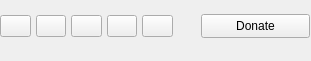
   <widget class="QWidget" name="horizontalLayoutWidget">
    <property name="geometry">
     <rect>
      <x>300</x>
      <y>0</y>
      <width>311</width>
      <height>61</height>
     </rect>
    </property>
    <layout class="QHBoxLayout" name="TopHBoxLayout">
     <property name="spacing">
      <number>5</number>
     </property>
     <property name="sizeConstraint">
      <enum>QLayout::SetDefaultConstraint</enum>
     </property>
     <property name="leftMargin">
      <number>0</number>
     </property>
     <property name="topMargin">
      <number>2</number>
     </property>
     <property name="rightMargin">
      <number>1</number>
     </property>
     <item>
      <widget class="QPushButton" name="pushButton_Website">
       <property name="minimumSize">
        <size>
         <width>29</width>
         <height>0</height>
        </size>
       </property>
       <property name="toolTip">
        <string>Visit wpn-xm.org.</string>
       </property>
       <property name="layoutDirection">
        <enum>Qt::LeftToRight</enum>
       </property>
       <property name="autoFillBackground">
        <bool>false</bool>
       </property>
       <property name="styleSheet">
        <string notr="true"/>
       </property>
       <property name="text">
        <string notr="true"/>
       </property>
       <property name="icon">
        <iconset resource="resources/resources.qrc">
         <normaloff>:/home.png</normaloff>:/home.png</iconset>
       </property>
       <property name="iconSize">
        <size>
         <width>16</width>
         <height>16</height>
        </size>
       </property>
       <property name="autoDefault">
        <bool>false</bool>
       </property>
       <property name="flat">
        <bool>false</bool>
       </property>
      </widget>
     </item>
     <item>
      <widget class="QPushButton" name="pushButton_Forum">
       <property name="minimumSize">
        <size>
         <width>29</width>
         <height>0</height>
        </size>
       </property>
       <property name="toolTip">
        <string>Go to WPN-XM Community Forums.</string>
       </property>
       <property name="layoutDirection">
        <enum>Qt::LeftToRight</enum>
       </property>
       <property name="autoFillBackground">
        <bool>false</bool>
       </property>
       <property name="styleSheet">
        <string notr="true"/>
       </property>
       <property name="text">
        <string notr="true"/>
       </property>
       <property name="icon">
        <iconset resource="resources/resources.qrc">
         <normaloff>:/comment.png</normaloff>:/comment.png</iconset>
       </property>
       <property name="iconSize">
        <size>
         <width>16</width>
         <height>16</height>
        </size>
       </property>
       <property name="autoDefault">
        <bool>false</bool>
       </property>
       <property name="default">
        <bool>false</bool>
       </property>
       <property name="flat">
        <bool>false</bool>
       </property>
      </widget>
     </item>
     <item>
      <widget class="QPushButton" name="pushButton_ReportBug">
       <property name="minimumSize">
        <size>
         <width>29</width>
         <height>0</height>
        </size>
       </property>
       <property name="toolTip">
        <string>Report Issue or Request Feature!</string>
       </property>
       <property name="layoutDirection">
        <enum>Qt::LeftToRight</enum>
       </property>
       <property name="autoFillBackground">
        <bool>false</bool>
       </property>
       <property name="styleSheet">
        <string notr="true"/>
       </property>
       <property name="text">
        <string notr="true"/>
       </property>
       <property name="icon">
        <iconset resource="resources/resources.qrc">
         <normaloff>:/report_bug</normaloff>:/report_bug</iconset>
       </property>
       <property name="iconSize">
        <size>
         <width>16</width>
         <height>16</height>
        </size>
       </property>
       <property name="autoDefault">
        <bool>false</bool>
       </property>
       <property name="flat">
        <bool>false</bool>
       </property>
      </widget>
     </item>
     <item>
      <widget class="QPushButton" name="pushButton_Help">
       <property name="minimumSize">
        <size>
         <width>29</width>
         <height>0</height>
        </size>
       </property>
       <property name="toolTip">
        <string>Open the WPN-XM help pages.</string>
       </property>
       <property name="layoutDirection">
        <enum>Qt::LeftToRight</enum>
       </property>
       <property name="autoFillBackground">
        <bool>false</bool>
       </property>
       <property name="styleSheet">
        <string notr="true"/>
       </property>
       <property name="text">
        <string notr="true"/>
       </property>
       <property name="icon">
        <iconset resource="resources/resources.qrc">
         <normaloff>:/question</normaloff>:/question</iconset>
       </property>
       <property name="iconSize">
        <size>
         <width>16</width>
         <height>16</height>
        </size>
       </property>
       <property name="autoDefault">
        <bool>false</bool>
       </property>
       <property name="flat">
        <bool>false</bool>
       </property>
      </widget>
     </item>
     <item>
      <widget class="QPushButton" name="pushButton_About">
       <property name="minimumSize">
        <size>
         <width>29</width>
         <height>0</height>
        </size>
       </property>
       <property name="toolTip">
        <string>About WPN-XM SCP.</string>
       </property>
       <property name="layoutDirection">
        <enum>Qt::LeftToRight</enum>
       </property>
       <property name="autoFillBackground">
        <bool>false</bool>
       </property>
       <property name="styleSheet">
        <string notr="true"/>
       </property>
       <property name="text">
        <string notr="true"/>
       </property>
       <property name="icon">
        <iconset resource="resources/resources.qrc">
         <normaloff>:/cup.png</normaloff>:/cup.png</iconset>
       </property>
       <property name="iconSize">
        <size>
         <width>16</width>
         <height>16</height>
        </size>
       </property>
       <property name="autoDefault">
        <bool>false</bool>
       </property>
       <property name="flat">
        <bool>false</bool>
       </property>
      </widget>
     </item>
     <item>
      <spacer name="horizontalSpacer">
       <property name="orientation">
        <enum>Qt::Horizontal</enum>
       </property>
       <property name="sizeType">
        <enum>QSizePolicy::Fixed</enum>
       </property>
       <property name="sizeHint" stdset="0">
        <size>
         <width>23</width>
         <height>20</height>
        </size>
       </property>
      </spacer>
     </item>
     <item>
      <widget class="QPushButton" name="pushButton_Donate">
       <property name="enabled">
        <bool>true</bool>
       </property>
       <property name="sizePolicy">
        <sizepolicy hsizetype="Preferred" vsizetype="Preferred">
         <horstretch>0</horstretch>
         <verstretch>0</verstretch>
        </sizepolicy>
       </property>
       <property name="minimumSize">
        <size>
         <width>109</width>
         <height>24</height>
        </size>
       </property>
       <property name="maximumSize">
        <size>
         <width>109</width>
         <height>24</height>
        </size>
       </property>
       <property name="sizeIncrement">
        <size>
         <width>109</width>
         <height>24</height>
        </size>
       </property>
       <property name="baseSize">
        <size>
         <width>0</width>
         <height>0</height>
        </size>
       </property>
       <property name="toolTip">
        <string>Support the development of WPN-XM by donating.</string>
       </property>
       <property name="layoutDirection">
        <enum>Qt::LeftToRight</enum>
       </property>
       <property name="autoFillBackground">
        <bool>false</bool>
       </property>
       <property name="styleSheet">
        <string notr="true"/>
       </property>
       <property name="text">
        <string>Donate</string>
       </property>
       <property name="icon">
        <iconset resource="resources/resources.qrc">
         <normaloff>:/money</normaloff>:/money</iconset>
       </property>
       <property name="iconSize">
        <size>
         <width>16</width>
         <height>16</height>
        </size>
       </property>
       <property name="autoDefault">
        <bool>false</bool>
       </property>
       <property name="flat">
        <bool>false</bool>
       </property>
      </widget>
     </item>
    </layout>
    <zorder>pushButton_Forum</zorder>
    <zorder>pushButton_ReportBug</zorder>
    <zorder>pushButton_Website</zorder>
    <zorder>pushButton_Help</zorder>
    <zorder>pushButton_About</zorder>
    <zorder>pushButton_Donate</zorder>
    <zorder>horizontalSpacer</zorder>
   </widget>
